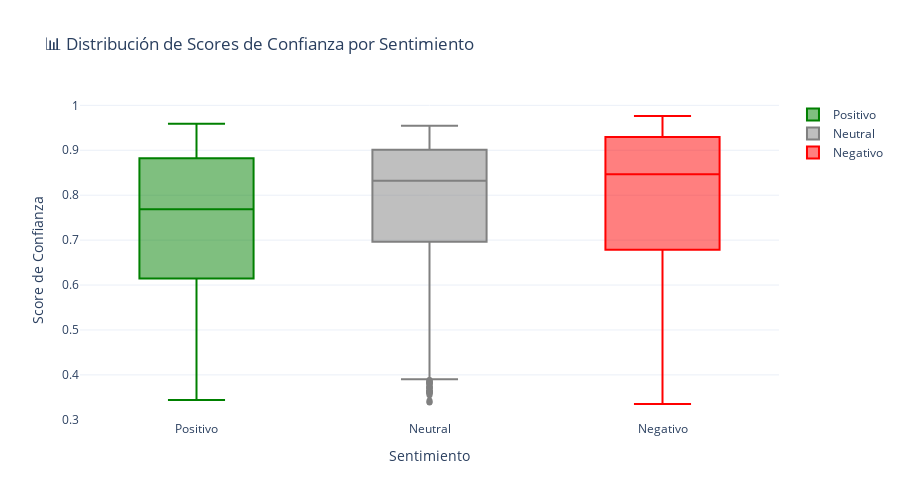

The cell this chart's notebook holds for it:
### Code cell
# Distribución de scores de confianza
fig = go.Figure()

for sentiment in sentiment_order:
    if sentiment in df_noticias['sentiment'].values:
        data = df_noticias[df_noticias['sentiment'] == sentiment]['sentiment_score']
        fig.add_trace(go.Box(
            y=data,
            name=sentiment,
            marker_color=colors[sentiment]
        ))

fig.update_layout(
    title='📊 Distribución de Scores de Confianza por Sentimiento',
    xaxis_title='Sentimiento',
    yaxis_title='Score de Confianza',
    template='plotly_white',
    height=500
)

fig.show()

### Figure 1 — Plotly figure (JSON) as saved in the notebook; plotly's stock layout.template omitted (floating-point values rounded to 4 significant figures; data arrays with more than 128 entries replaced by an {"elided": "..."} marker saying what was removed)
{"data": [{"marker": {"color": "green"}, "name": "Positivo", "type": "box", "y": {"elided": "4085 float values"}}, {"marker": {"color": "gray"}, "name": "Neutral", "type": "box", "y": {"elided": "8007 float values"}}, {"marker": {"color": "red"}, "name": "Negativo", "type": "box", "y": {"elided": "6684 float values"}}], "layout": {"height": 500, "title": {"text": "📊 Distribución de Scores de Confianza por Sentimiento"}, "xaxis": {"title": {"text": "Sentimiento"}}, "yaxis": {"title": {"text": "Score de Confianza"}}}}
